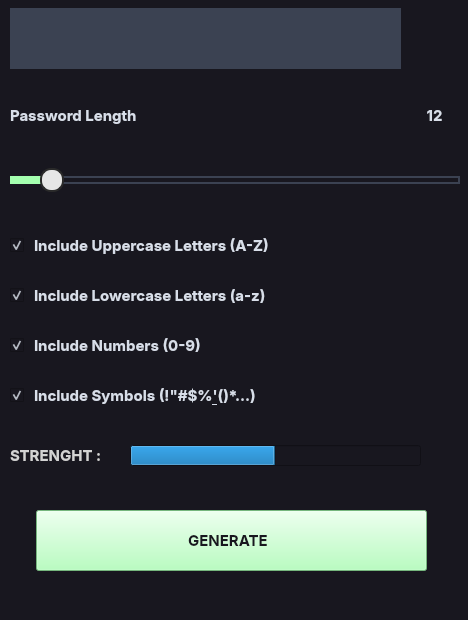
<?xml version="1.0" encoding="UTF-8"?>
<ui version="4.0">
 <class>MainWindow</class>
 <widget class="QMainWindow" name="MainWindow">
  <property name="geometry">
   <rect>
    <x>0</x>
    <y>0</y>
    <width>468</width>
    <height>620</height>
   </rect>
  </property>
  <property name="windowTitle">
   <string>Password Generator App</string>
  </property>
  <property name="styleSheet">
   <string notr="true">         QWidget {
                background-color: #18171F;
                color: #D8DEE9;
                font-family:Inter;
                font-size: 11pt;
            }</string>
  </property>
  <widget class="QWidget" name="centralwidget">
   <widget class="QLabel" name="passwordLengthLabel">
    <property name="geometry">
     <rect>
      <x>10</x>
      <y>90</y>
      <width>130</width>
      <height>51</height>
     </rect>
    </property>
    <property name="font">
     <font>
      <family>Inter</family>
      <pointsize>11</pointsize>
      <weight>75</weight>
      <bold>true</bold>
     </font>
    </property>
    <property name="text">
     <string>Password Length</string>
    </property>
   </widget>
   <widget class="QLineEdit" name="generatedPasswordLineEdit">
    <property name="geometry">
     <rect>
      <x>10</x>
      <y>8</y>
      <width>391</width>
      <height>61</height>
     </rect>
    </property>
    <property name="font">
     <font>
      <family>Inter</family>
      <pointsize>11</pointsize>
      <weight>75</weight>
      <bold>true</bold>
     </font>
    </property>
    <property name="styleSheet">
     <string notr="true">background-color: #3B4252;
color:  #E6E6E6;
border-color: #3B4252;</string>
    </property>
    <property name="frame">
     <bool>false</bool>
    </property>
    <property name="readOnly">
     <bool>true</bool>
    </property>
   </widget>
   <widget class="QPushButton" name="copyPushButton">
    <property name="geometry">
     <rect>
      <x>410</x>
      <y>8</y>
      <width>50</width>
      <height>61</height>
     </rect>
    </property>
    <property name="styleSheet">
     <string notr="true">QPushButton{background-color:#18171F;
border-radius:30px
}</string>
    </property>
    <property name="text">
     <string/>
    </property>
    <property name="icon">
     <iconset>
      <normaloff>assets/icons/paste64px.png</normaloff>assets/icons/paste64px.png</iconset>
    </property>
    <property name="iconSize">
     <size>
      <width>32</width>
      <height>32</height>
     </size>
    </property>
    <property name="checkable">
     <bool>false</bool>
    </property>
   </widget>
   <widget class="QSlider" name="passwordLengthSlider">
    <property name="geometry">
     <rect>
      <x>10</x>
      <y>150</y>
      <width>450</width>
      <height>61</height>
     </rect>
    </property>
    <property name="styleSheet">
     <string notr="true">QSlider::groove:horizontal{
	border: 2px solid #3B4252;
	height: 4px;
	border-radius: 5
}
			

QSlider::handle:horizontal{
	background: #E6E6E6;
	width : 20px;
	margin: -10px -2px;
	border-radius: 11px;
	border: 2px solid #2a2a2a;
    
}


Qslider::add-page:horizontal {
background: qlineargradient(x1:0, y1:0,x2:0, y2:1, stop:0 #B1B1B1, stop:1 
grey);

}

QSlider::sub-page:horizontal {
background: #A4FFAF ;

}


QSlider::handle:horizontal:hover{
	background:#18171F;
	border-color:#A4FFAF;
}</string>
    </property>
    <property name="minimum">
     <number>8</number>
    </property>
    <property name="maximum">
     <number>64</number>
    </property>
    <property name="sliderPosition">
     <number>12</number>
    </property>
    <property name="orientation">
     <enum>Qt::Horizontal</enum>
    </property>
    <property name="tickPosition">
     <enum>QSlider::TicksAbove</enum>
    </property>
    <property name="tickInterval">
     <number>0</number>
    </property>
   </widget>
   <widget class="QCheckBox" name="uppercaseCheckBox">
    <property name="geometry">
     <rect>
      <x>10</x>
      <y>230</y>
      <width>301</width>
      <height>31</height>
     </rect>
    </property>
    <property name="font">
     <font>
      <family>Inter</family>
      <pointsize>11</pointsize>
      <weight>75</weight>
      <bold>true</bold>
     </font>
    </property>
    <property name="styleSheet">
     <string notr="true">QCheckBox{
	spacing:10px
}

QCheckBox::indicator:checked {
	image: url(:/checkbox_icon/assets/icons/check(2).png);
}
QCheckBox::indicator:unchecked {
	
	image: url(:/checkbox_icon/assets/icons/unchecked.png);
}
</string>
    </property>
    <property name="text">
     <string>Include Uppercase Letters (A-Z)</string>
    </property>
    <property name="checked">
     <bool>true</bool>
    </property>
    <property name="tristate">
     <bool>false</bool>
    </property>
   </widget>
   <widget class="QCheckBox" name="lowercaseCheckBox">
    <property name="geometry">
     <rect>
      <x>10</x>
      <y>280</y>
      <width>301</width>
      <height>31</height>
     </rect>
    </property>
    <property name="font">
     <font>
      <family>Inter</family>
      <pointsize>11</pointsize>
      <weight>75</weight>
      <bold>true</bold>
     </font>
    </property>
    <property name="styleSheet">
     <string notr="true">QCheckBox{
	spacing:10px
}

QCheckBox::indicator:checked {
	image: url(:/checkbox_icon/assets/icons/check(2).png);
}
QCheckBox::indicator:unchecked {
	
	image: url(:/checkbox_icon/assets/icons/unchecked.png);
}
</string>
    </property>
    <property name="text">
     <string>Include Lowercase Letters (a-z)</string>
    </property>
    <property name="checked">
     <bool>true</bool>
    </property>
   </widget>
   <widget class="QCheckBox" name="symbolCheckBox">
    <property name="geometry">
     <rect>
      <x>10</x>
      <y>380</y>
      <width>301</width>
      <height>31</height>
     </rect>
    </property>
    <property name="font">
     <font>
      <family>Inter</family>
      <pointsize>11</pointsize>
      <weight>75</weight>
      <bold>true</bold>
     </font>
    </property>
    <property name="styleSheet">
     <string notr="true">QCheckBox{
	spacing:10px
}

QCheckBox::indicator:checked {
	image: url(:/checkbox_icon/assets/icons/check(2).png);
}
QCheckBox::indicator:unchecked {
	
	image: url(:/checkbox_icon/assets/icons/unchecked.png);
}
</string>
    </property>
    <property name="text">
     <string>Include Symbols (!&quot;#$%&amp;'()*...)</string>
    </property>
    <property name="checked">
     <bool>true</bool>
    </property>
   </widget>
   <widget class="QCheckBox" name="numbersCheckBox">
    <property name="geometry">
     <rect>
      <x>10</x>
      <y>330</y>
      <width>301</width>
      <height>31</height>
     </rect>
    </property>
    <property name="font">
     <font>
      <family>Inter</family>
      <pointsize>11</pointsize>
      <weight>75</weight>
      <bold>true</bold>
     </font>
    </property>
    <property name="styleSheet">
     <string notr="true">QCheckBox{
	spacing:10px
}

QCheckBox::indicator:checked {
	image: url(:/checkbox_icon/assets/icons/check(2).png);
}
QCheckBox::indicator:unchecked {
	
	image: url(:/checkbox_icon/assets/icons/unchecked.png);
}
</string>
    </property>
    <property name="text">
     <string>Include Numbers (0-9)</string>
    </property>
    <property name="checked">
     <bool>true</bool>
    </property>
   </widget>
   <widget class="QProgressBar" name="passwordStrengthProgressBar">
    <property name="geometry">
     <rect>
      <x>130</x>
      <y>445</y>
      <width>291</width>
      <height>21</height>
     </rect>
    </property>
    <property name="value">
     <number>50</number>
    </property>
    <property name="textVisible">
     <bool>false</bool>
    </property>
   </widget>
   <widget class="QPushButton" name="generatePushButton">
    <property name="geometry">
     <rect>
      <x>36</x>
      <y>510</y>
      <width>391</width>
      <height>61</height>
     </rect>
    </property>
    <property name="font">
     <font>
      <family>Inter</family>
      <pointsize>11</pointsize>
      <weight>75</weight>
      <bold>true</bold>
     </font>
    </property>
    <property name="styleSheet">
     <string notr="true">background-color:#A4FFAF;
color: #18171F;</string>
    </property>
    <property name="text">
     <string>GENERATE  </string>
    </property>
   </widget>
   <widget class="QLabel" name="passwordStrengthLabel">
    <property name="geometry">
     <rect>
      <x>10</x>
      <y>440</y>
      <width>101</width>
      <height>31</height>
     </rect>
    </property>
    <property name="font">
     <font>
      <family>Inter</family>
      <pointsize>11</pointsize>
      <weight>75</weight>
      <bold>true</bold>
     </font>
    </property>
    <property name="styleSheet">
     <string notr="true">color:lightgrey;</string>
    </property>
    <property name="text">
     <string>STRENGHT :</string>
    </property>
   </widget>
   <widget class="QLabel" name="sliderValueLabel">
    <property name="geometry">
     <rect>
      <x>409</x>
      <y>90</y>
      <width>51</width>
      <height>51</height>
     </rect>
    </property>
    <property name="font">
     <font>
      <family>Inter</family>
      <pointsize>11</pointsize>
      <weight>75</weight>
      <bold>true</bold>
     </font>
    </property>
    <property name="text">
     <string>12</string>
    </property>
    <property name="alignment">
     <set>Qt::AlignCenter</set>
    </property>
   </widget>
   <zorder>copyPushButton</zorder>
   <zorder>passwordLengthLabel</zorder>
   <zorder>generatedPasswordLineEdit</zorder>
   <zorder>passwordLengthSlider</zorder>
   <zorder>uppercaseCheckBox</zorder>
   <zorder>lowercaseCheckBox</zorder>
   <zorder>symbolCheckBox</zorder>
   <zorder>numbersCheckBox</zorder>
   <zorder>passwordStrengthProgressBar</zorder>
   <zorder>generatePushButton</zorder>
   <zorder>passwordStrengthLabel</zorder>
   <zorder>sliderValueLabel</zorder>
  </widget>
  <widget class="QMenuBar" name="menubar">
   <property name="geometry">
    <rect>
     <x>0</x>
     <y>0</y>
     <width>468</width>
     <height>23</height>
    </rect>
   </property>
  </widget>
  <widget class="QStatusBar" name="statusbar"/>
 </widget>
 <resources>
  <include location="resource.qrc"/>
 </resources>
 <connections/>
</ui>
